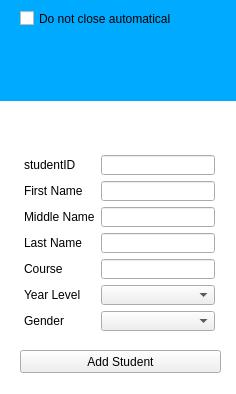
<?xml version="1.0" encoding="UTF-8"?>
<ui version="4.0">
 <class>Form</class>
 <widget class="QWidget" name="Form">
  <property name="geometry">
   <rect>
    <x>0</x>
    <y>0</y>
    <width>236</width>
    <height>394</height>
   </rect>
  </property>
  <property name="windowTitle">
   <string>Add New</string>
  </property>
  <property name="windowIcon">
   <iconset>
    <normaloff>../../pyqt5/images/main_icon.png</normaloff>../../pyqt5/images/main_icon.png</iconset>
  </property>
  <property name="styleSheet">
   <string notr="true">#Form{
background-color: white;
}</string>
  </property>
  <widget class="QWidget" name="header" native="true">
   <property name="geometry">
    <rect>
     <x>0</x>
     <y>0</y>
     <width>240</width>
     <height>101</height>
    </rect>
   </property>
   <property name="styleSheet">
    <string notr="true">#header{
background-color: rgb(0, 170, 255);
}</string>
   </property>
   <widget class="QCheckBox" name="checkBox">
    <property name="geometry">
     <rect>
      <x>20</x>
      <y>10</y>
      <width>151</width>
      <height>17</height>
     </rect>
    </property>
    <property name="text">
     <string>Do not close automatically</string>
    </property>
   </widget>
  </widget>
  <widget class="QWidget" name="formLayoutWidget">
   <property name="geometry">
    <rect>
     <x>19</x>
     <y>150</y>
     <width>201</width>
     <height>186</height>
    </rect>
   </property>
   <layout class="QGridLayout" name="gridLayout">
    <property name="leftMargin">
     <number>5</number>
    </property>
    <property name="topMargin">
     <number>5</number>
    </property>
    <property name="rightMargin">
     <number>5</number>
    </property>
    <property name="bottomMargin">
     <number>5</number>
    </property>
    <item row="0" column="0">
     <widget class="QLabel" name="studentIDLabel">
      <property name="text">
       <string>studentID</string>
      </property>
     </widget>
    </item>
    <item row="0" column="1">
     <widget class="QLineEdit" name="studentIDLineEdit"/>
    </item>
    <item row="1" column="0">
     <widget class="QLabel" name="firstNameLabel">
      <property name="text">
       <string>First Name</string>
      </property>
     </widget>
    </item>
    <item row="1" column="1">
     <widget class="QLineEdit" name="firstNameLineEdit"/>
    </item>
    <item row="2" column="0">
     <widget class="QLabel" name="middleNameLabel">
      <property name="text">
       <string>Middle Name</string>
      </property>
     </widget>
    </item>
    <item row="2" column="1">
     <widget class="QLineEdit" name="middleNameLineEdit"/>
    </item>
    <item row="3" column="0">
     <widget class="QLabel" name="lastNameLabel">
      <property name="text">
       <string>Last Name</string>
      </property>
     </widget>
    </item>
    <item row="3" column="1">
     <widget class="QLineEdit" name="lastNameLineEdit"/>
    </item>
    <item row="4" column="0">
     <widget class="QLabel" name="courseLabel">
      <property name="text">
       <string>Course</string>
      </property>
     </widget>
    </item>
    <item row="4" column="1">
     <widget class="QLineEdit" name="courseLineEdit"/>
    </item>
    <item row="5" column="0">
     <widget class="QLabel" name="yearLevelLabel">
      <property name="text">
       <string>Year Level</string>
      </property>
     </widget>
    </item>
    <item row="5" column="1">
     <widget class="QComboBox" name="yearLevelComboBox"/>
    </item>
    <item row="6" column="0">
     <widget class="QLabel" name="genderLabel">
      <property name="text">
       <string>Gender</string>
      </property>
     </widget>
    </item>
    <item row="6" column="1">
     <widget class="QComboBox" name="genderComboBox"/>
    </item>
   </layout>
  </widget>
  <widget class="QLabel" name="label_pic">
   <property name="geometry">
    <rect>
     <x>70</x>
     <y>40</y>
     <width>101</width>
     <height>100</height>
    </rect>
   </property>
   <property name="text">
    <string/>
   </property>
   <property name="pixmap">
    <pixmap>../../pyqt5/images/changeusername_icon.png</pixmap>
   </property>
   <property name="scaledContents">
    <bool>true</bool>
   </property>
   <property name="wordWrap">
    <bool>false</bool>
   </property>
  </widget>
  <widget class="QPushButton" name="pushButton_editPic">
   <property name="geometry">
    <rect>
     <x>170</x>
     <y>110</y>
     <width>31</width>
     <height>23</height>
    </rect>
   </property>
   <property name="text">
    <string/>
   </property>
   <property name="icon">
    <iconset>
     <normaloff>../../pyqt5/images/edit_icon.png</normaloff>../../pyqt5/images/edit_icon.png</iconset>
   </property>
   <property name="flat">
    <bool>true</bool>
   </property>
  </widget>
  <widget class="QPushButton" name="pushButton_AddStudent">
   <property name="geometry">
    <rect>
     <x>20</x>
     <y>350</y>
     <width>201</width>
     <height>23</height>
    </rect>
   </property>
   <property name="text">
    <string>Add Student</string>
   </property>
  </widget>
 </widget>
 <resources/>
 <connections/>
</ui>
